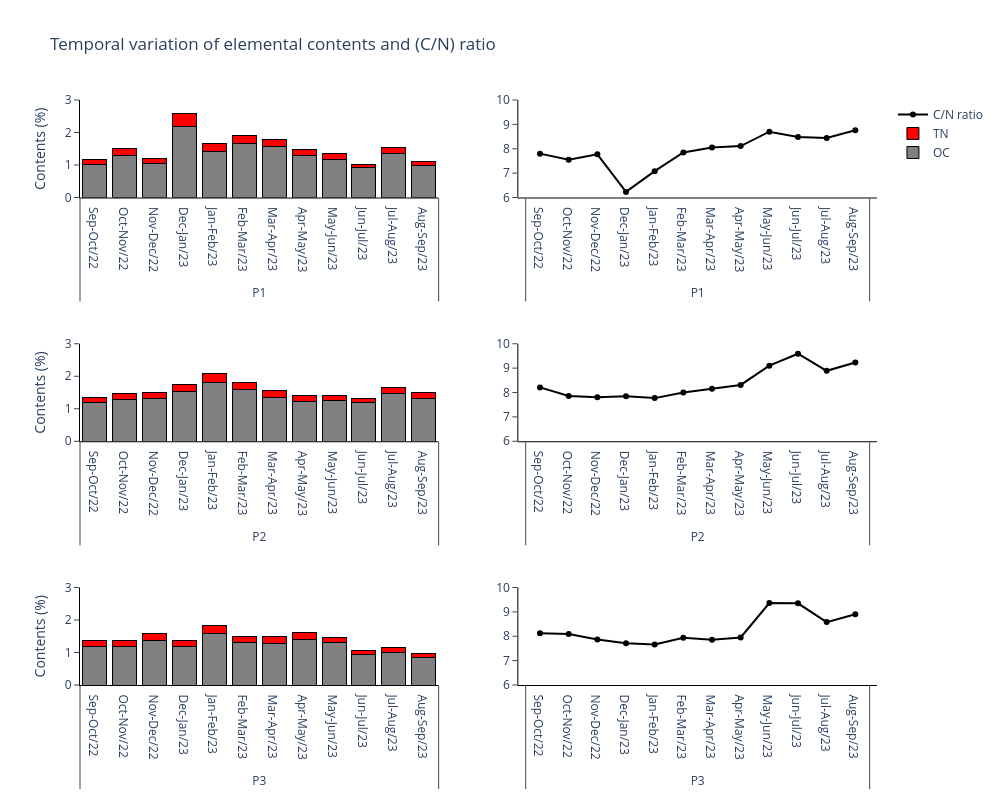

Here is the notebook cell this chart was saved with:
### Markdown cell above
<h4 style='text-align: justify; color: black;'><u>Figure 3</u> - Time series of total nitrogen (TN), organic carbon (OC) and carbon-to-nitrogen stoichiometric ratio in trapped sediments collected at Tamandaré Reef Complex (sites P1, P2 and P3) between September 2022 and September 2023. </h4>

### Code cell
elemental_contents(p1, p2, p3)

### Figure 1 — Plotly figure (JSON) as saved in the notebook; plotly's stock layout.template omitted (floating-point values rounded to 4 significant figures)
{"data": [{"marker": {"color": "gray", "line": {"color": "rgb(0,0,0)", "width": 1}}, "name": "OC", "orientation": "v", "type": "bar", "x": [["P1", "P1", "P1", "P1", "P1", "P1", "P1", "P1", "P1", "P1", "P1", "P1"], ["Sep-Oct/22", "Oct-Nov/22", "Nov-Dec/22", "Dec-Jan/23", "Jan-Feb/23", "Feb-Mar/23", "Mar-Apr/23", "Apr-May/23", "May-Jun/23", "Jun-Jul/23", "Jul-Aug/23", "Aug-Sep/23"]], "xaxis": "x", "y": [1.02, 1.3, 1.05, 2.17, 1.43, 1.66, 1.56, 1.29, 1.18, 0.91, 1.34, 0.98], "yaxis": "y"}, {"marker": {"color": "red", "line": {"color": "rgb(0,0,0)", "width": 1}}, "name": "TN", "orientation": "v", "type": "bar", "x": [["P1", "P1", "P1", "P1", "P1", "P1", "P1", "P1", "P1", "P1", "P1", "P1"], ["Sep-Oct/22", "Oct-Nov/22", "Nov-Dec/22", "Dec-Jan/23", "Jan-Feb/23", "Feb-Mar/23", "Mar-Apr/23", "Apr-May/23", "May-Jun/23", "Jun-Jul/23", "Jul-Aug/23", "Aug-Sep/23"]], "xaxis": "x", "y": [0.15, 0.2, 0.16, 0.41, 0.24, 0.25, 0.22, 0.19, 0.16, 0.12, 0.19, 0.13], "yaxis": "y"}, {"marker": {"color": "gray", "line": {"color": "rgb(0,0,0)", "width": 1}}, "orientation": "v", "showlegend": false, "type": "bar", "x": [["P2", "P2", "P2", "P2", "P2", "P2", "P2", "P2", "P2", "P2", "P2", "P2"], ["Sep-Oct/22", "Oct-Nov/22", "Nov-Dec/22", "Dec-Jan/23", "Jan-Feb/23", "Feb-Mar/23", "Mar-Apr/23", "Apr-May/23", "May-Jun/23", "Jun-Jul/23", "Jul-Aug/23", "Aug-Sep/23"]], "xaxis": "x3", "y": [1.19, 1.27, 1.31, 1.53, 1.8, 1.59, 1.36, 1.23, 1.25, 1.19, 1.46, 1.32], "yaxis": "y3"}, {"marker": {"color": "red", "line": {"color": "rgb(0,0,0)", "width": 1}}, "orientation": "v", "showlegend": false, "type": "bar", "x": [["P2", "P2", "P2", "P2", "P2", "P2", "P2", "P2", "P2", "P2", "P2", "P2"], ["Sep-Oct/22", "Oct-Nov/22", "Nov-Dec/22", "Dec-Jan/23", "Jan-Feb/23", "Feb-Mar/23", "Mar-Apr/23", "Apr-May/23", "May-Jun/23", "Jun-Jul/23", "Jul-Aug/23", "Aug-Sep/23"]], "xaxis": "x3", "y": [0.17, 0.19, 0.2, 0.23, 0.27, 0.23, 0.19, 0.17, 0.16, 0.14, 0.19, 0.17], "yaxis": "y3"}, {"marker": {"color": "gray", "line": {"color": "rgb(0,0,0)", "width": 1}}, "orientation": "v", "showlegend": false, "type": "bar", "x": [["P3", "P3", "P3", "P3", "P3", "P3", "P3", "P3", "P3", "P3", "P3", "P3"], ["Sep-Oct/22", "Oct-Nov/22", "Nov-Dec/22", "Dec-Jan/23", "Jan-Feb/23", "Feb-Mar/23", "Mar-Apr/23", "Apr-May/23", "May-Jun/23", "Jun-Jul/23", "Jul-Aug/23", "Aug-Sep/23"]], "xaxis": "x5", "y": [1.19, 1.19, 1.38, 1.19, 1.6, 1.31, 1.29, 1.4, 1.31, 0.94, 1.01, 0.86], "yaxis": "y5"}, {"marker": {"color": "red", "line": {"color": "rgb(0,0,0)", "width": 1}}, "orientation": "v", "showlegend": false, "type": "bar", "x": [["P3", "P3", "P3", "P3", "P3", "P3", "P3", "P3", "P3", "P3", "P3", "P3"], ["Sep-Oct/22", "Oct-Nov/22", "Nov-Dec/22", "Dec-Jan/23", "Jan-Feb/23", "Feb-Mar/23", "Mar-Apr/23", "Apr-May/23", "May-Jun/23", "Jun-Jul/23", "Jul-Aug/23", "Aug-Sep/23"]], "xaxis": "x5", "y": [0.17, 0.17, 0.2, 0.18, 0.24, 0.19, 0.19, 0.21, 0.16, 0.12, 0.14, 0.11], "yaxis": "y5"}, {"line": {"color": "#000000"}, "mode": "lines+markers", "name": "C/N ratio", "showlegend": false, "type": "scatter", "x": [["P1", "P1", "P1", "P1", "P1", "P1", "P1", "P1", "P1", "P1", "P1", "P1"], ["Sep-Oct/22", "Oct-Nov/22", "Nov-Dec/22", "Dec-Jan/23", "Jan-Feb/23", "Feb-Mar/23", "Mar-Apr/23", "Apr-May/23", "May-Jun/23", "Jun-Jul/23", "Jul-Aug/23", "Aug-Sep/23"]], "xaxis": "x2", "y": [7.8, 7.55, 7.77, 6.23, 7.08, 7.85, 8.05, 8.11, 8.7, 8.48, 8.44, 8.76], "yaxis": "y2"}, {"line": {"color": "#000000"}, "mode": "lines+markers", "name": "C/N ratio", "showlegend": false, "type": "scatter", "x": [["P2", "P2", "P2", "P2", "P2", "P2", "P2", "P2", "P2", "P2", "P2", "P2"], ["Sep-Oct/22", "Oct-Nov/22", "Nov-Dec/22", "Dec-Jan/23", "Jan-Feb/23", "Feb-Mar/23", "Mar-Apr/23", "Apr-May/23", "May-Jun/23", "Jun-Jul/23", "Jul-Aug/23", "Aug-Sep/23"]], "xaxis": "x4", "y": [8.21, 7.86, 7.81, 7.85, 7.77, 8.0, 8.15, 8.31, 9.1, 9.59, 8.89, 9.23], "yaxis": "y4"}, {"line": {"color": "#000000"}, "mode": "lines+markers", "name": "C/N ratio", "showlegend": true, "type": "scatter", "x": [["P3", "P3", "P3", "P3", "P3", "P3", "P3", "P3", "P3", "P3", "P3", "P3"], ["Sep-Oct/22", "Oct-Nov/22", "Nov-Dec/22", "Dec-Jan/23", "Jan-Feb/23", "Feb-Mar/23", "Mar-Apr/23", "Apr-May/23", "May-Jun/23", "Jun-Jul/23", "Jul-Aug/23", "Aug-Sep/23"]], "xaxis": "x6", "y": [8.12, 8.09, 7.87, 7.71, 7.66, 7.94, 7.86, 7.95, 9.36, 9.35, 8.58, 8.9], "yaxis": "y6"}], "layout": {"barmode": "stack", "height": 800, "plot_bgcolor": "white", "title": {"text": "Temporal variation of elemental contents and (C/N) ratio"}, "width": 1000, "xaxis": {"anchor": "y", "domain": [0, 0.45], "linecolor": "black"}, "xaxis2": {"anchor": "y2", "domain": [0.55, 1], "linecolor": "black"}, "xaxis3": {"anchor": "y3", "domain": [0, 0.45], "linecolor": "black"}, "xaxis4": {"anchor": "y4", "domain": [0.55, 1], "linecolor": "black"}, "xaxis5": {"anchor": "y5", "domain": [0, 0.45], "linecolor": "black"}, "xaxis6": {"anchor": "y6", "domain": [0.55, 1], "linecolor": "black"}, "yaxis": {"anchor": "x", "domain": [0.8333, 1.0], "linecolor": "black", "range": [0, 3], "ticks": "outside", "title": {"text": "Contents (%)"}}, "yaxis2": {"anchor": "x2", "domain": [0.8333, 1.0], "linecolor": "black", "range": [6, 10], "ticks": "outside"}, "yaxis3": {"anchor": "x3", "domain": [0.4167, 0.5833], "linecolor": "black", "range": [0, 3], "ticks": "outside", "title": {"text": "Contents (%)"}}, "yaxis4": {"anchor": "x4", "domain": [0.4167, 0.5833], "linecolor": "black", "range": [6, 10], "ticks": "outside"}, "yaxis5": {"anchor": "x5", "domain": [0, 0.1667], "linecolor": "black", "range": [0, 3], "ticks": "outside", "title": {"text": "Contents (%)"}}, "yaxis6": {"anchor": "x6", "domain": [0, 0.1667], "linecolor": "black", "range": [6, 10], "ticks": "outside"}}}
